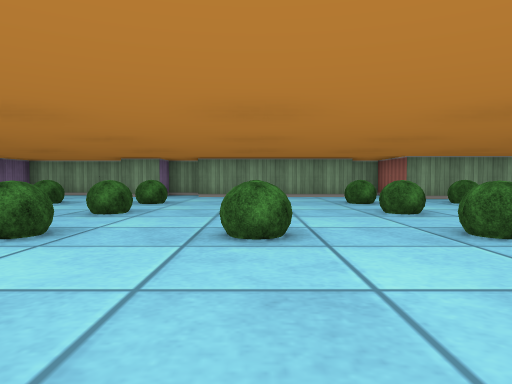
view 1 (above)

19 first-person views from a walk through a cub3D maze. The camera is about half as high as the walls, tilts 2° down and sees 70° across. The floor is counted in squares. Each view is taken from the middle of a square. On the plan, view 1 faces up. The plan holds only what a view shows up to about 9 squares ahead; the rest is blank.

view 2
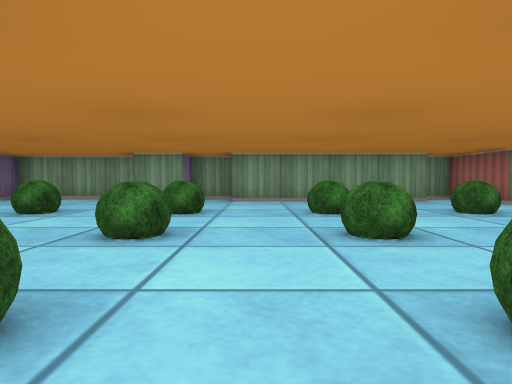

view 3
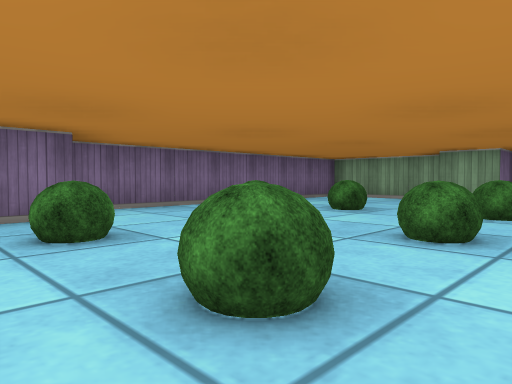

view 4
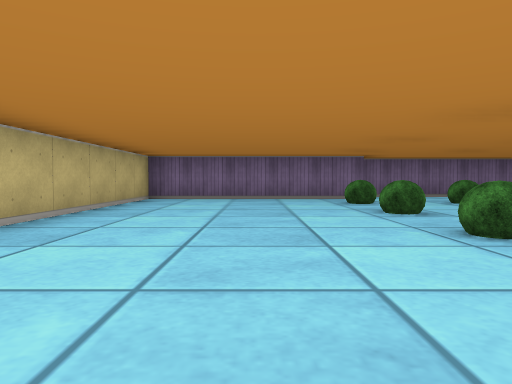

view 5
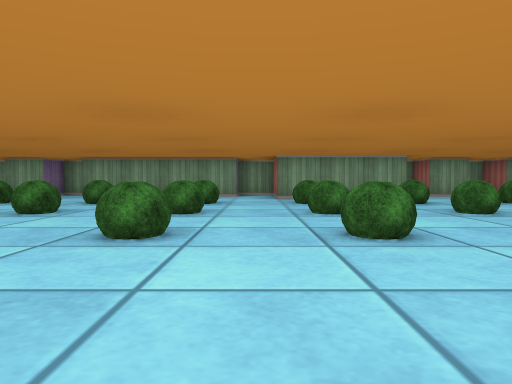

view 6
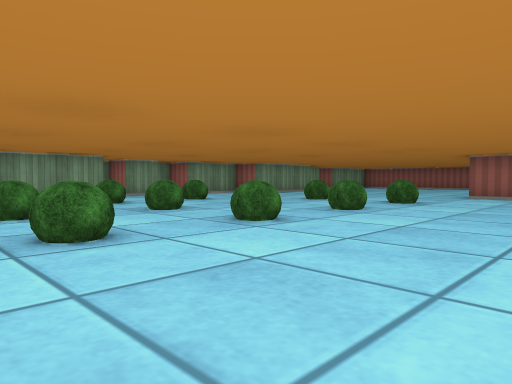

view 7
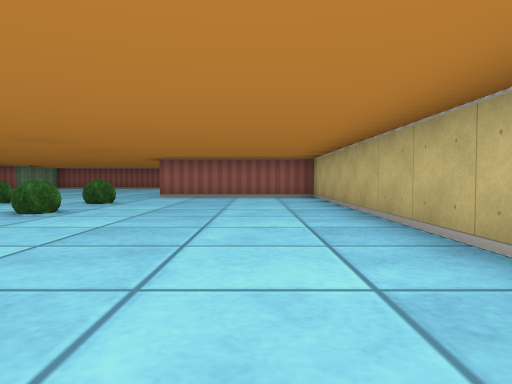

view 8
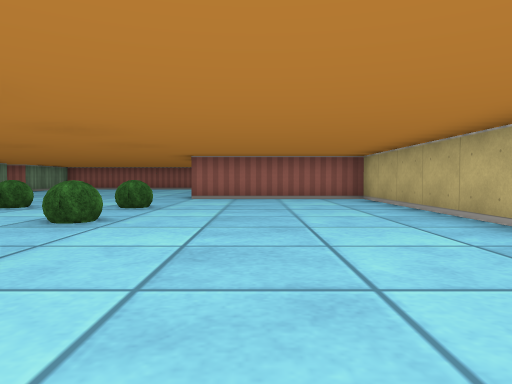

view 9
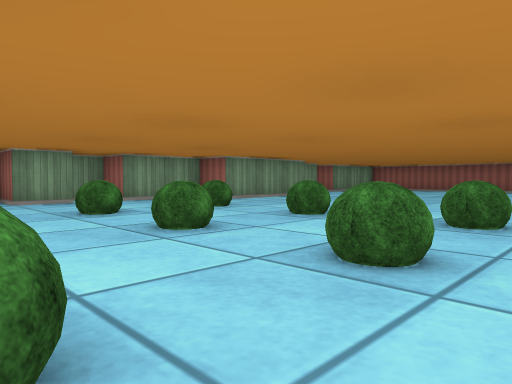

view 10
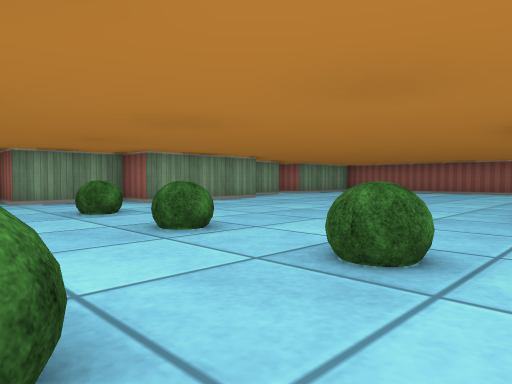

view 11
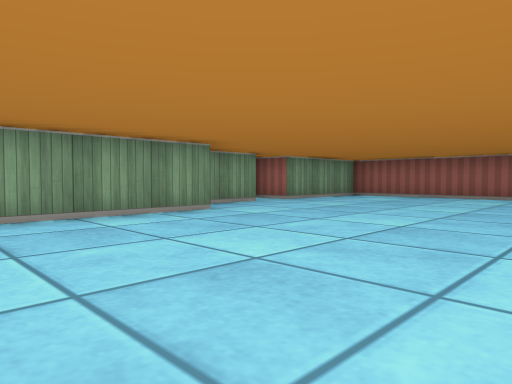

view 12
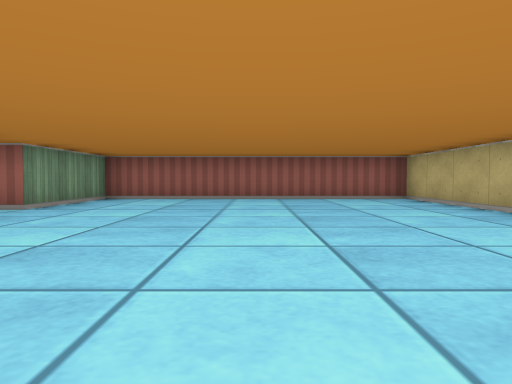

view 13
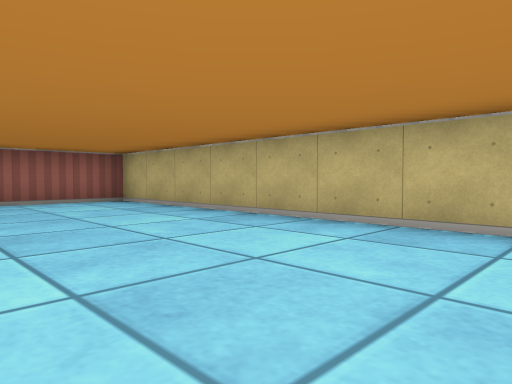

view 14
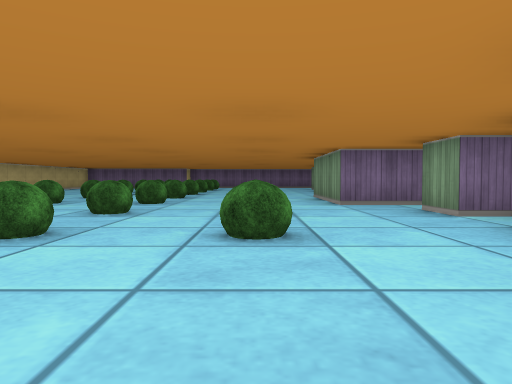

view 15
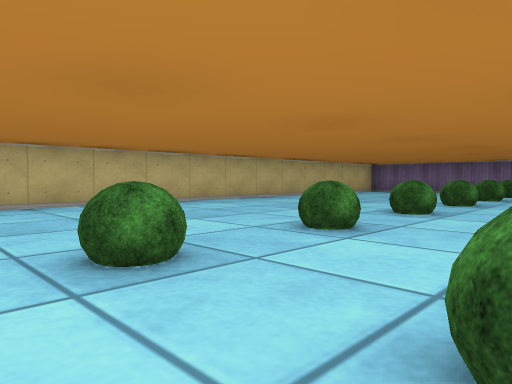

view 16
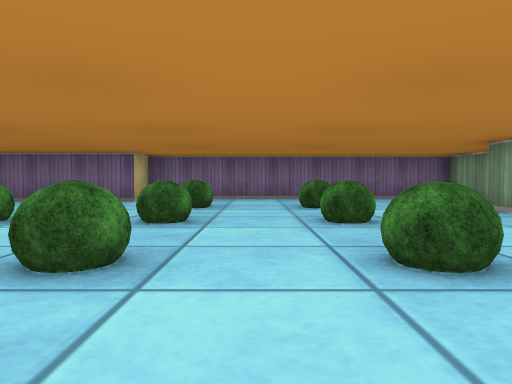

view 17
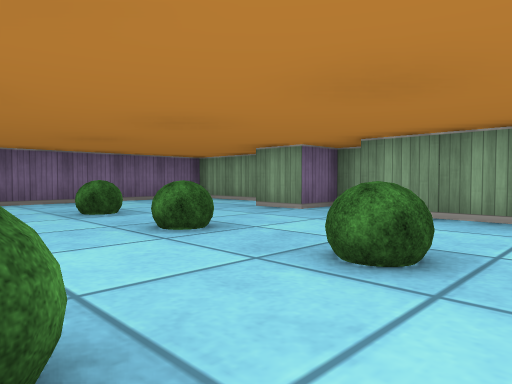

view 18
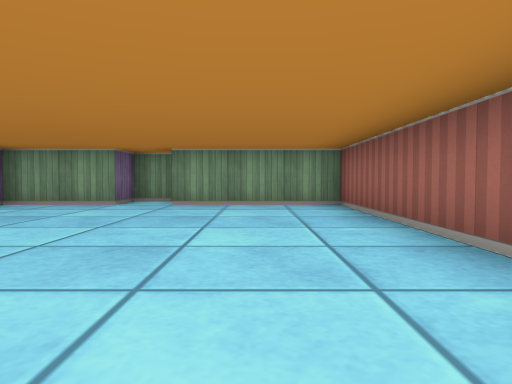

view 19
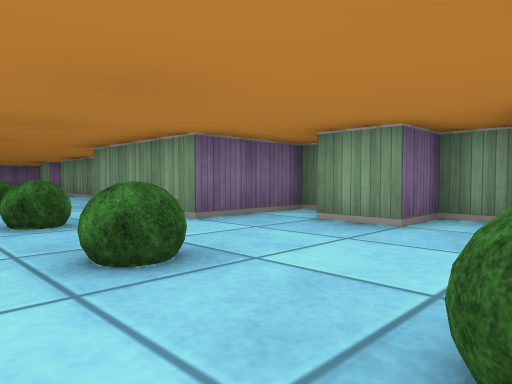

### Floor plan
Points are (right, up) in squares from view 1. A wall is a line through its corners. A room is listed if a view was taken in it or the views show most of it. See-through windows are left out.
Room 1 (views 1, 2, 3, 4, 5, 6, 7, 8, 9, 10, 11, 12, 13, 14, 15, 16, 17, 18, 19)
walls: (2.6, 9.5) (-1.5, 9.5); (13.5, 2.5) (20.5, 2.5) (20.5, 9.5) (17.5, 9.5) (17.5, 10.2); (14.6, 8.5) (11.5, 8.5) (11.5, 9.5) (9.5, 9.5) (9.5, 10.5) (8.5, 10.5) (8.5, 9.5) (7.5, 9.5) (7.5, 10.5) (6.5, 10.5) (6.5, 8.5) (3.5, 8.5) (3.5, 10.5) (2.9, 10.5); (-1.5, 10.5) (-2.5, 10.5) (-2.5, 9.5) (-3.5, 9.5); (-3.8, 10.5) (-6.5, 10.5) (-6.5, 3.5) (-5.5, 3.5) (-5.5, -1.5) (12.5, -1.5) (12.5, 2.5); (17.4, 10.5) (16.5, 10.5) (16.5, 9.5) (14.5, 9.5)
objects: bush (-4, 3); bush (-4, 5); bush (-4, 7); bush (-2, 3); bush (-2, 5); bush (-2, 7); bush (0, 3); bush (0, 5); bush (0, 7); bush (2, 3); bush (2, 5); bush (2, 7); bush (4, 3); bush (4, 5); bush (4, 7); bush (6, 3); bush (6, 5); bush (6, 7); bush (8, 3); bush (8, 5); bush (8, 7); bush (10, 3); bush (10, 5); bush (10, 7)

Where each view was taken, in squares from view 1:
view 1: 0 up, 0 right, facing up
view 2: 2 up, 1 left, facing up
view 3: 2 up, 1 left, facing up-left
view 4: 1 up, 3 right, facing left
view 5: 0 up, 3 right, facing up
view 6: 0 up, 3 right, facing up-right
view 7: 0 up, 3 right, facing right
view 8: 1 up, 4 right, facing right
view 9: 2 up, 6 right, facing up-right
view 10: 2 up, 8 right, facing up-right
view 11: 4 up, 11 right, facing up-right
view 12: 6 up, 12 right, facing right
view 13: 6 up, 13 right, facing down-right
view 14: 7 up, 13 right, facing left
view 15: 5 up, 7 right, facing down-left
view 16: 6 up, 2 right, facing left
view 17: 5 up, 1 right, facing up-left
view 18: 3 up, 19 right, facing up
view 19: 6 up, 10 right, facing up-left
